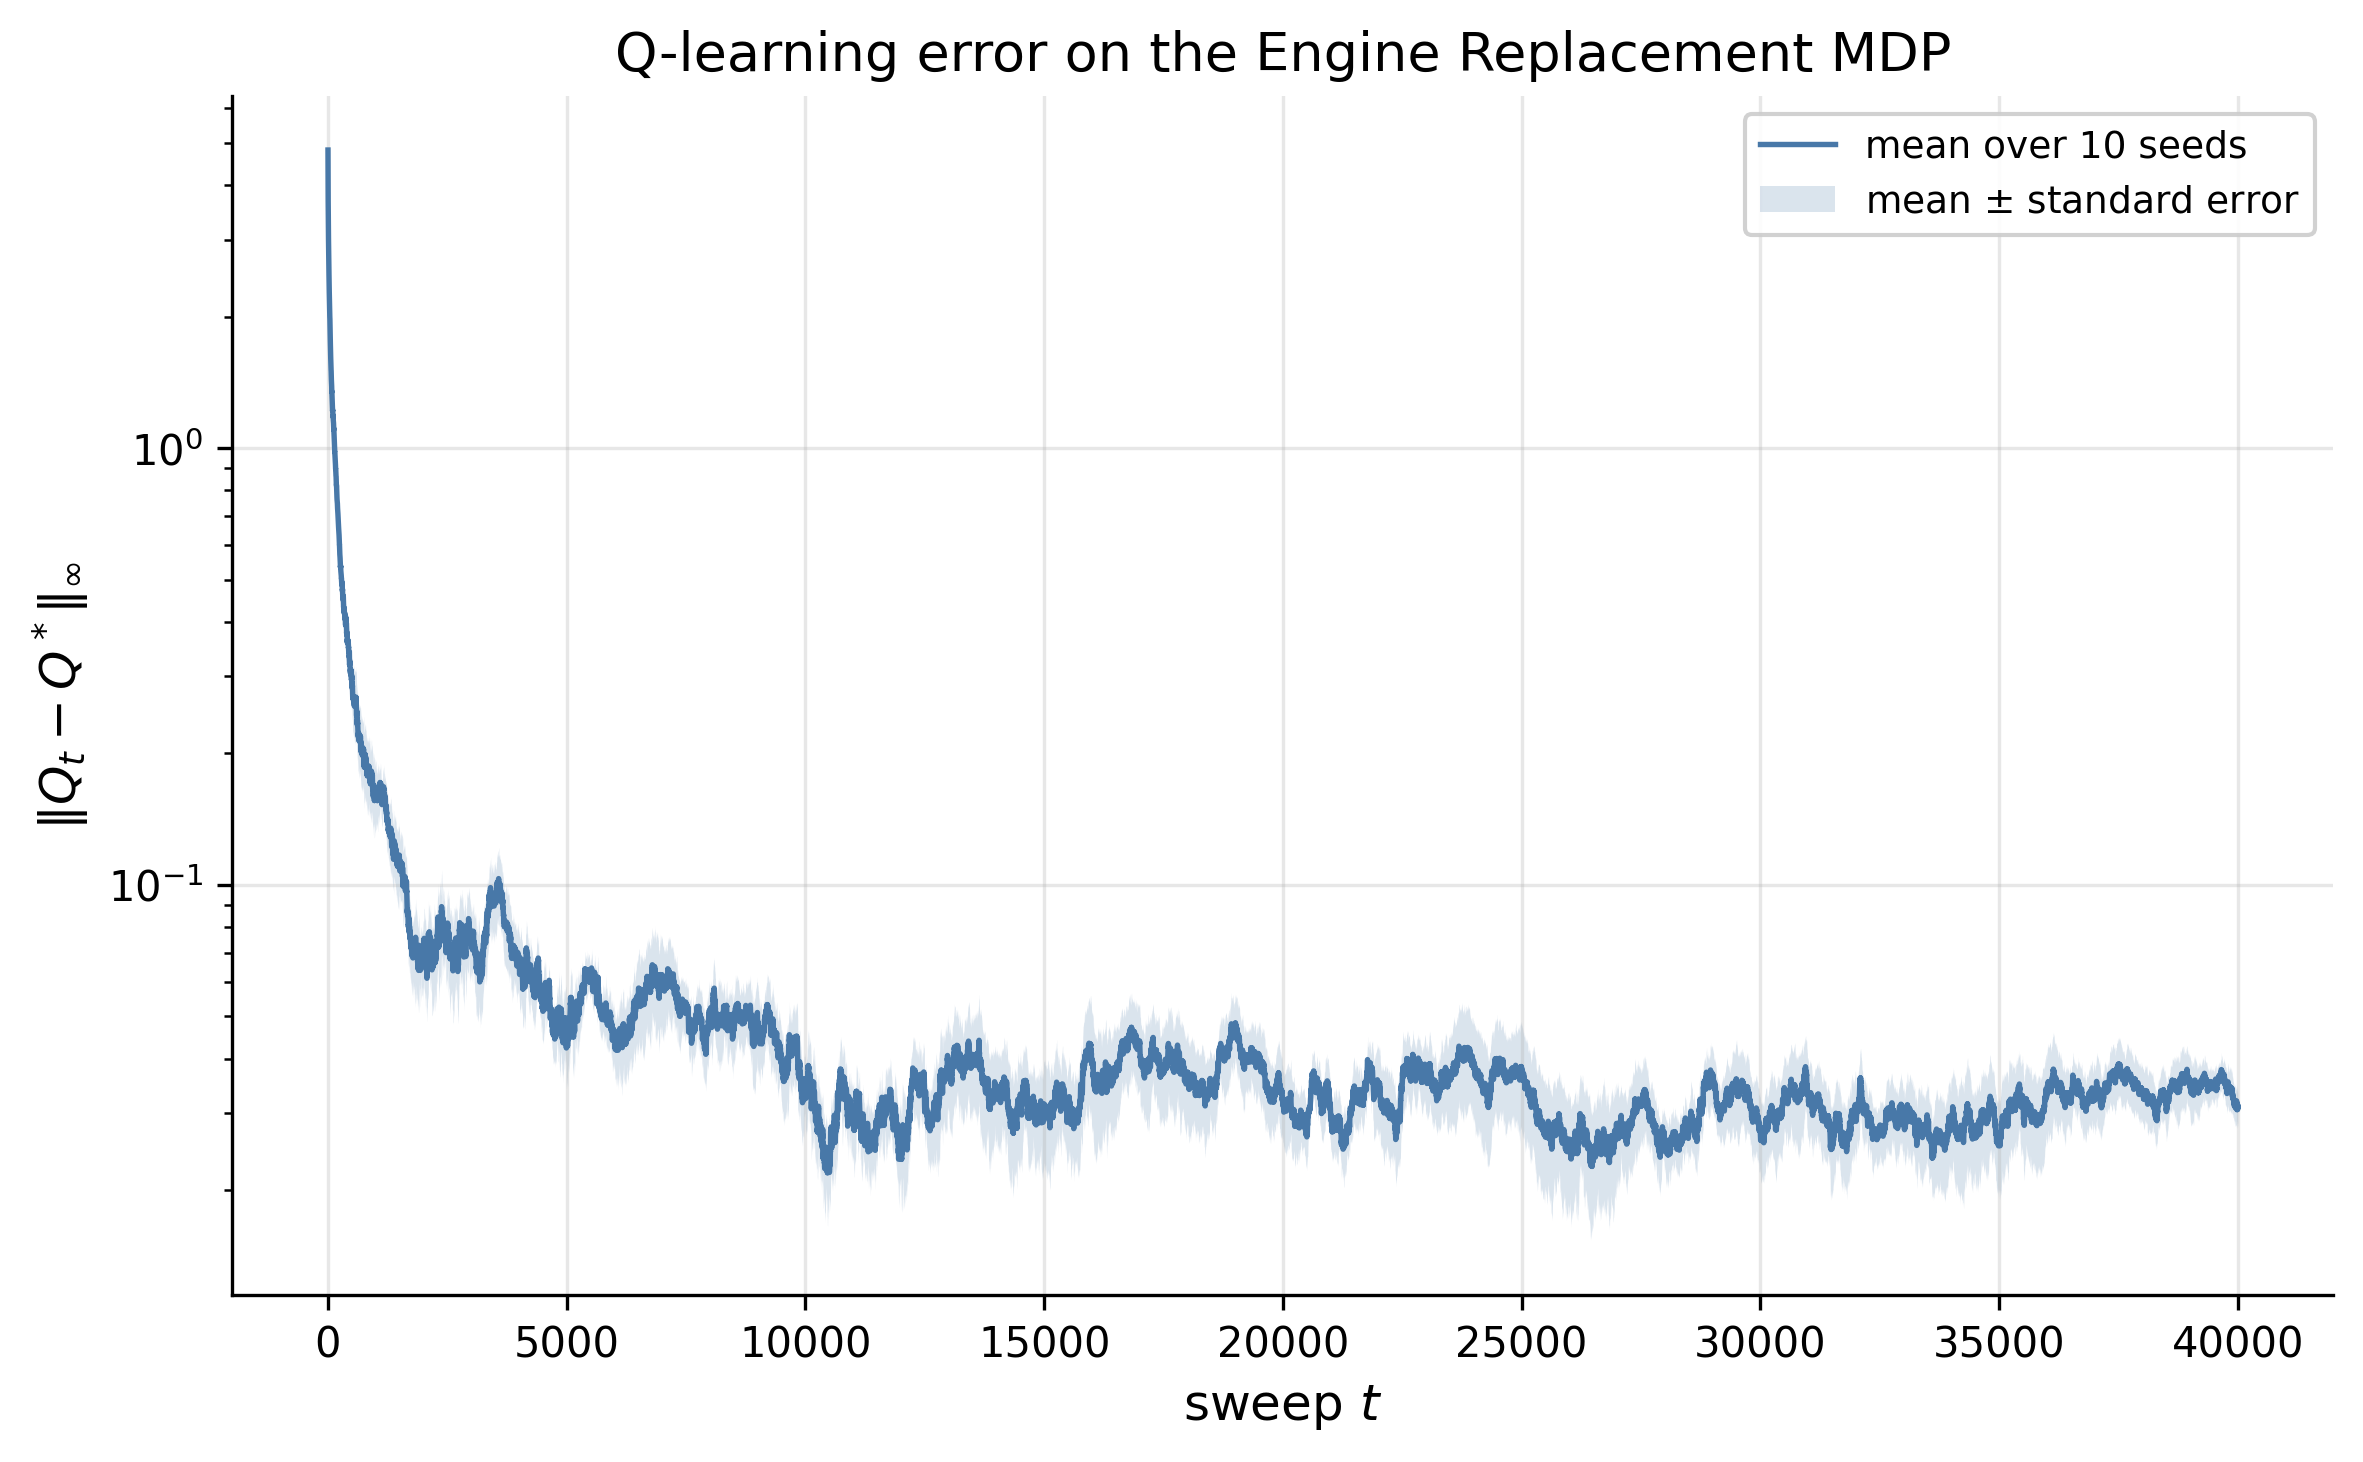

The script that saved this image:
# Sampling the Bellman operator: Q-learning, TD(lambda), and inherent Bellman error
# Chapter 3 - The Theory of Reinforcement Learning
# Closed-form calculator on the Engine Replacement MDP, with fixed-seed Monte Carlo layers.
# The script (1) checks that the expected Q-learning target at the engine's one
# stochastic pair equals the value-iteration Bellman-optimality backup, and that a
# sample average of the same bracket concentrates on it as the sample size grows;
# (2) runs tabular Q-learning over ten fixed seeds against the exact Q*;
# (3) compares the projected TD(lambda) operator norm for a one-dimensional feature
# with the contraction bound in Theorem thm:proj_bellman; (4) computes state-action
# concentrability for the target and logging policies used in the appendix.

import argparse
import os
import sys

sys.path.insert(0, os.path.join(os.path.dirname(__file__), "..", ".."))
from sims.plot_style import apply_style, ALGO_COLORS, FIG_SINGLE
from sims.sim_cache import add_cache_args, load_results, save_results
from sims.engine import (
    GAMMA,
    HIGH,
    KEEP,
    LOW,
    REPLACE,
    build_mdp,
    discounted_occupancy,
    policy_matrices,
    q_values,
    solve_optimal,
    stationary_distribution,
    stochastic_policy_matrices,
)

apply_style()

import numpy as np

OUTPUT_DIR = os.path.dirname(__file__)
CACHE_DIR = os.path.join(OUTPUT_DIR, "cache")
SCRIPT_NAME = "engine_value_learning"

SEEDS = list(range(42, 52))
Q_ITERATIONS = 5
MC_SAMPLE_SIZES = [10, 100, 1_000, 10_000, 100_000, 1_000_000]
QLEARN_T = 40_000  # synchronous seeded sweeps
QLEARN_OMEGA = 0.6  # step size alpha_n(s,a) = n(s,a)^{-omega}, omega in (1/2, 1)
LAMBDAS = [0.0, 0.5, 0.9, 1.0]
PHI_CONTRAST = np.array([1.0, -1.0])  # the V(low) - V(high) contrast feature
BEHAVIOR_KEEP_PROB = 0.1
CONFIG = {
    "version": 1,
    "seeds": SEEDS,
    "q_iterations": Q_ITERATIONS,
    "mc_sample_sizes": MC_SAMPLE_SIZES,
    "qlearn_t": QLEARN_T,
    "qlearn_omega": QLEARN_OMEGA,
    "lambdas": LAMBDAS,
    "phi_contrast": PHI_CONTRAST.tolist(),
    "behavior_keep_prob": BEHAVIOR_KEEP_PROB,
    "gamma": GAMMA,
}


def projected_td_lambda_norm(P_pi, d_pi, phi, gamma, lam):
    """Weighted norm of Pi T^(lambda)' for the declared feature class."""
    n = P_pi.shape[0]
    L = gamma * (1 - lam) * P_pi @ np.linalg.inv(np.eye(n) - lam * gamma * P_pi)
    Phi = np.asarray(phi, dtype=float).reshape(-1, 1)
    D = np.diag(d_pi)
    projection = Phi @ np.linalg.inv(Phi.T @ D @ Phi) @ Phi.T @ D
    projected = projection @ L
    d_sqrt = np.sqrt(d_pi)
    M = np.diag(d_sqrt) @ projected @ np.diag(1.0 / d_sqrt)
    return np.linalg.norm(M, ord=2)


def state_action_concentrability(P, r, greedy_star):
    """Discounted target-to-log occupancy ratio from the shared low-mileage start."""
    nu = np.array([1.0, 0.0])
    P_star, _ = policy_matrices(P, r, list(greedy_star))
    P_mu, _, behavior = stochastic_policy_matrices(P, r, BEHAVIOR_KEEP_PROB)
    occ_star = discounted_occupancy(P_star, GAMMA, nu)
    occ_mu = discounted_occupancy(P_mu, GAMMA, nu)
    d_star = np.zeros((2, 2))
    for state, action in enumerate(greedy_star):
        d_star[state, action] = occ_star[state]
    d_mu = occ_mu[:, None] * behavior
    ratios = np.divide(d_star, d_mu, out=np.zeros_like(d_star), where=d_mu > 0)
    return float(ratios.max()), d_star, d_mu, ratios


def compute_data(force=False):
    if not force:
        cached = load_results(CACHE_DIR, SCRIPT_NAME, CONFIG)
        if cached is not None:
            print("  Cache hit: engine_value_learning")
            return cached

    P, r = build_mdp()
    V_star, greedy_star, Q_star = solve_optimal(P, r, GAMMA)
    print(f"V* = ({V_star[LOW]:.4f}, {V_star[HIGH]:.4f}), Q* =")
    print(f"  {Q_star}")
    print()

    # --- item 1: the expected Q-learning update is the Q-iteration update ---
    Q5 = np.zeros((2, 2))
    for _ in range(Q_ITERATIONS):
        Q5 = q_values(P, r, Q5.max(axis=1), GAMMA)
    print(
        f"Q_{Q_ITERATIONS} = F^{Q_ITERATIONS} Q_0 after {Q_ITERATIONS} "
        "Q-iteration backups from Q_0 = 0:"
    )
    print(f"  {Q5}")
    V5 = Q5.max(axis=1)
    exact_next_Q = q_values(P, r, V5, GAMMA)
    exact_target = exact_next_Q[LOW, KEEP]
    print(
        f"exact Bellman-optimality target (F Q_{Q_ITERATIONS})(low, keep) = "
        f"{exact_target:.6f}"
    )
    print()

    mc_estimates = {}
    print(
        "Monte Carlo estimate of the same target, r(low,keep) + gamma * E[max_a' Q_5(s',a')]:"
    )
    print("  N sampled    mean estimate       SE     mean |error|")
    for N in MC_SAMPLE_SIZES:
        estimates = []
        for seed in SEEDS:
            rng = np.random.default_rng(seed)
            s_next = rng.choice([LOW, HIGH], size=N, p=P[LOW, KEEP])
            samples = r[LOW, KEEP] + GAMMA * V5[s_next]
            estimates.append(float(samples.mean()))
        estimates = np.asarray(estimates)
        mean_estimate = float(estimates.mean())
        estimate_se = float(estimates.std(ddof=1) / np.sqrt(len(SEEDS)))
        mean_abs_error = float(np.mean(np.abs(estimates - exact_target)))
        mc_estimates[N] = {
            "mean": mean_estimate,
            "se": estimate_se,
            "mean_abs_error": mean_abs_error,
        }
        print(
            f"  {N:10d}  {mean_estimate:13.6f}  {estimate_se:8.6f}  "
            f"{mean_abs_error:12.6f}"
        )
    print()
    assert abs(mc_estimates[MC_SAMPLE_SIZES[-1]]["mean"] - exact_target) < 0.01, (
        "largest-N Monte Carlo estimate did not concentrate on the exact target"
    )

    # --- item 2: ten-seed tabular Q-learning trace against Q* ---
    seed_errors = np.zeros((len(SEEDS), QLEARN_T))
    final_tables = []
    for seed_idx, seed in enumerate(SEEDS):
        rng = np.random.default_rng(seed)
        Q = np.zeros((2, 2))
        visits = np.zeros((2, 2))
        for t in range(QLEARN_T):
            Q_next = Q.copy()
            for s in (LOW, HIGH):
                for a in (KEEP, REPLACE):
                    s_next = rng.choice(2, p=P[s, a])
                    target = r[s, a] + GAMMA * Q[s_next].max()
                    visits[s, a] += 1
                    alpha = visits[s, a] ** (-QLEARN_OMEGA)
                    Q_next[s, a] = Q[s, a] + alpha * (target - Q[s, a])
            Q = Q_next
            seed_errors[seed_idx, t] = np.max(np.abs(Q - Q_star))
        final_tables.append(Q.copy())
    mean_errors = seed_errors.mean(axis=0)
    error_se = seed_errors.std(axis=0, ddof=1) / np.sqrt(len(SEEDS))
    print(
        f"Tabular Q-learning over {len(SEEDS)} fixed seeds, step size "
        f"alpha_n = n^-{QLEARN_OMEGA} per (s,a), {QLEARN_T} synchronous sweeps:"
    )
    print("  sweep      mean error          SE")
    checkpoints = [0, 1, 2, 5, 10, 50, 100, 500, 1000, 5000, 10000, QLEARN_T - 1]
    for t in checkpoints:
        print(f"  {t:6d}  {mean_errors[t]:14.6f}  {error_se[t]:10.6f}")
    final_errors = seed_errors[:, -1]
    final_error = float(final_errors.mean())
    final_error_se = float(final_errors.std(ddof=1) / np.sqrt(len(SEEDS)))
    print(f"  final error range: [{final_errors.min():.6f}, {final_errors.max():.6f}]")
    print(f"  seed-mean final Q table: {np.mean(final_tables, axis=0)}")
    print()
    assert np.max(final_errors) < 0.05, (
        f"Q-learning did not converge for every seed: max final error {final_errors.max()}"
    )

    # --- item 3: projected TD(lambda) modulus against the theorem's bound ---
    P_star, _ = policy_matrices(P, r, list(greedy_star))
    d_star = stationary_distribution(P_star)
    print(
        f"Stationary distribution of P^(pi*): d = ({d_star[LOW]:.4f}, {d_star[HIGH]:.4f})"
    )
    print(
        "Projected TD(lambda) contraction modulus for phi = (1,-1), compared with "
        "kappa_lambda = gamma(1-lambda)/(1-lambda*gamma)"
    )
    print("  lambda       bound     projected norm")
    kappas = {}
    for lam in LAMBDAS:
        bound = GAMMA * (1 - lam) / (1 - lam * GAMMA)
        projected_norm = projected_td_lambda_norm(
            P_star, d_star, PHI_CONTRAST, GAMMA, lam
        )
        kappas[lam] = (bound, projected_norm)
        print(f"  {lam:6.2f}  {bound:10.6f}  {projected_norm:14.6f}")
        assert projected_norm <= bound + 1e-12, (
            f"projection exceeded bound at lambda={lam}"
        )
    print()

    # --- item 4: state-action concentrability ---
    C_inf, d_sa_star, d_sa_mu, ratios = state_action_concentrability(P, r, greedy_star)
    print("State-action discounted occupancies and target-to-log ratios:")
    print("  state action        target         log       ratio")
    names_s = ["low", "high"]
    names_a = ["keep", "replace"]
    for s in (LOW, HIGH):
        for a in (KEEP, REPLACE):
            print(
                f"  {names_s[s]:5s} {names_a[a]:7s}  {d_sa_star[s, a]:10.6f}  "
                f"{d_sa_mu[s, a]:10.6f}  {ratios[s, a]:10.6f}"
            )
    print(f"  C_inf = {C_inf:.6f}")
    assert abs(C_inf - 1910 / 261) < 1e-9
    print()

    data = {
        "V_star": V_star,
        "Q_star": Q_star,
        "Q5": Q5,
        "exact_target": exact_target,
        "mc_estimates": mc_estimates,
        "mean_errors": mean_errors,
        "error_se": error_se,
        "final_error": final_error,
        "final_error_se": final_error_se,
        "d_star": d_star,
        "kappas": kappas,
        "C_inf": C_inf,
    }
    save_results(CACHE_DIR, SCRIPT_NAME, CONFIG, data)
    return data


def generate_outputs(data):
    import matplotlib.pyplot as plt

    fig, ax = plt.subplots(figsize=FIG_SINGLE)
    errors = data["mean_errors"]
    error_se = data["error_se"]
    ax.semilogy(
        errors,
        color=ALGO_COLORS["Q-Learning"],
        linewidth=1.3,
        label=r"mean over 10 seeds",
    )
    lower = np.maximum(errors - error_se, np.finfo(float).tiny)
    upper = errors + error_se
    ax.fill_between(
        np.arange(1, len(errors) + 1),
        lower,
        upper,
        color=ALGO_COLORS["Q-Learning"],
        alpha=0.2,
        linewidth=0,
        label=r"mean $\pm$ standard error",
    )
    ax.set_xlabel("sweep $t$")
    ax.set_ylabel(r"$\|Q_t - Q^*\|_\infty$")
    ax.set_title("Q-learning error on the Engine Replacement MDP")
    ax.legend(loc="upper right", fontsize=9, framealpha=0.9)
    fig.tight_layout()
    fig_path = os.path.join(OUTPUT_DIR, "engine_value_learning.png")
    fig.savefig(fig_path, dpi=300, bbox_inches="tight")
    plt.close(fig)
    print(f"  Figure saved: {fig_path}")

    N_report = MC_SAMPLE_SIZES[-1]
    estimate = data["mc_estimates"][N_report]
    kappas = data["kappas"]
    tex_path = os.path.join(OUTPUT_DIR, "engine_value_learning.tex")
    with open(tex_path, "w") as f:
        f.write("\\begin{table}[h]\n\\centering\n")
        f.write(
            "\\caption{Value-learning quantities computed on the Engine Replacement MDP. "
            "The Bellman-operator identity and Monte Carlo estimate use the intermediate "
            f"table $Q_{{{Q_ITERATIONS}}}$ at $(s,a) = (\\text{{low}}, \\text{{keep}})$, "
            f"the engine's one stochastic transition. The Q-learning trace uses "
            f"{len(SEEDS)} fixed seeds and {QLEARN_T:,} synchronous sweeps with step size "
            "$\\alpha_n = n^{-0.6}$. Projected TD($\\lambda$) moduli use "
            "$\\phi=(1,-1)$ and the stationary distribution of $P^{\\pi^\\star}$. "
            "Concentrability uses the discounted occupancy from the low-mileage start.}\n"
        )
        f.write("\\label{tab:engine_value_learning}\n")
        f.write("\\begin{tabular}{p{0.68\\textwidth}r}\n\\hline\n")
        f.write("quantity & value \\\\\n\\hline\n")
        f.write(
            f"exact target $(FQ_{Q_ITERATIONS})(\\text{{low}},\\text{{keep}})$ "
            f"& {data['exact_target']:.4f} \\\\\n"
        )
        f.write(
            f"Monte Carlo mean, $N = {N_report:,}$ & "
            f"{estimate['mean']:.4f} $\\pm$ {estimate['se']:.4f} \\\\\n"
        )
        f.write(
            f"mean absolute sampling error, $N = {N_report:,}$ "
            f"& {estimate['mean_abs_error']:.4f} \\\\\n"
        )
        f.write(
            f"Q-learning final error, mean $\\pm$ SE "
            f"& {data['final_error']:.4f} $\\pm$ {data['final_error_se']:.4f} \\\\\n"
        )
        for lam in LAMBDAS:
            bound, projected_norm = kappas[lam]
            f.write(
                f"projected TD($\\lambda={lam:g}$) norm, bound {bound:.4f} "
                f"& {projected_norm:.4f} \\\\\n"
            )
        f.write(
            f"state-action concentrability $C_\\infty$ & {data['C_inf']:.4f} \\\\\n"
        )
        f.write("\\hline\n\\end{tabular}\n\\end{table}\n")
    print(f"  Table saved: {tex_path}")


def main():
    parser = argparse.ArgumentParser(
        description="Value-learning objects on the Engine Replacement MDP"
    )
    add_cache_args(parser)
    parser.add_argument(
        "--force",
        action="store_true",
        help="recompute the fixed-seed experiment even when a valid cache exists",
    )
    args = parser.parse_args()
    print("=" * 70)
    print("SAMPLING THE BELLMAN OPERATOR ON THE ENGINE REPLACEMENT MDP")
    print("=" * 70)
    print()
    if args.plots_only:
        data = load_results(CACHE_DIR, SCRIPT_NAME, CONFIG)
        if data is None:
            raise FileNotFoundError("No cache found. Run without --plots-only first.")
    else:
        data = compute_data(force=args.force)
    if not args.data_only:
        generate_outputs(data)
    print("\nDone.")


if __name__ == "__main__":
    main()
